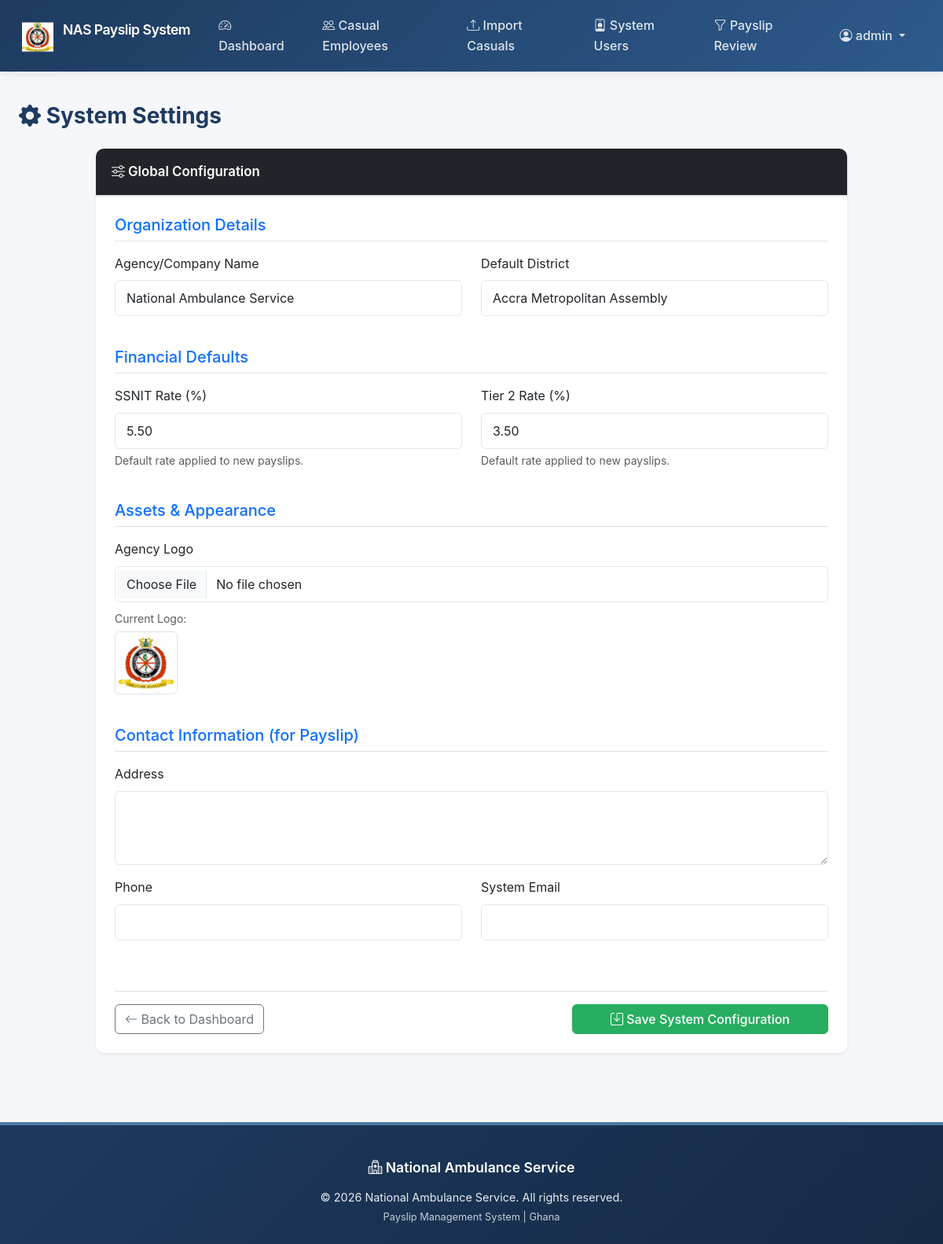
The page /settings/ (signed in) on the database its author committed.
### accounts/models.py (models this page shows, shortened)
class CustomUser(AbstractUser):
    ROLE_CHOICES = [
        ('admin', 'Admin'),
        ('staff', 'Staff'),
        ('hr_admin', 'HR Admin'),
        ('finance', 'Finance'),
    ]
    role = models.CharField(
        max_length=15,
        choices=ROLE_CHOICES,
        blank=True,
        null=True,
        help_text="Legacy role field - will be deprecated"
    )
    role_config = models.ForeignKey(
        'core_config.UserRole',
        on_delete=models.PROTECT,
        related_name='users',
        null=True,
        blank=True,
        verbose_name="Role (Dynamic)",
        help_text="User's role in the system (dynamic configuration)"
    )
    staff_id = models.CharField(
        max_length=50,
        blank=True,
        null=True,
        help_text="System User ID (distinct from Casual Employee Staff ID)"
    )
    department = models.CharField(max_length=100, blank=True, verbose_name="Department", help_text="Department this system user belongs to")
    unit = models.CharField(max_length=100, blank=True, verbose_name="Unit", help_text="Organizational unit")
    grade = models.CharField(max_length=50, blank=True, verbose_name="Grade", help_text="System user grade level")
    level = models.CharField(max_length=50, blank=True, verbose_name="Level", help_text="System user level")
    must_change_password = models.BooleanField(
        default=False,
        help_text="If True, user will be prompted to change password on login"
    )
    def get_role_code(self):
        if self.role_config:
            return self.role_config.code
        return self.role
    def is_admin(self):
        return self.get_role_code() == 'admin'
    def is_hr_admin(self):
        return self.get_role_code() == 'hr_admin'
    def is_finance(self):
        return self.get_role_code() == 'finance'

### payroll/models.py (models this page shows, shortened)
class SystemConfiguration(models.Model):
    agency_name = models.CharField(max_length=200, default="National Ambulance Service")
    default_district = models.CharField(max_length=200, default="Accra Metropolitan Assembly")
    ssnit_rate = models.DecimalField(max_digits=5, decimal_places=2, default=5.5, help_text="Default SSNIT Rate (%)")
    tier2_rate = models.DecimalField(max_digits=5, decimal_places=2, default=3.5, help_text="Default Tier 2 Rate (%)")
    agency_logo = models.ImageField(upload_to='agency_logos/', null=True, blank=True)
    address = models.TextField(blank=True)
    phone = models.CharField(max_length=50, blank=True)
    email = models.EmailField(blank=True)
    class Meta:
        verbose_name = "System Configuration"
        verbose_name_plural = "System Configuration"
    @classmethod
    def get_settings(cls):
        obj, created = cls.objects.get_or_create(id=1)
        return obj

### payroll/views.py (the view)
# urls.py: path('settings/', views.system_settings, name='system_settings'),
@admin_required
def system_settings(request):
    config = SystemConfiguration.get_settings()
    if request.method == 'POST':
        form = SystemConfigurationForm(request.POST, request.FILES, instance=config)
        if form.is_valid():
            form.save()
            messages.success(request, "System settings updated successfully.")
            return redirect('payroll:system_settings')
    else:
        form = SystemConfigurationForm(instance=config)
    return render(request, 'payroll/system_settings.html', {'form': form, 'config': config})

### payroll/forms.py
class SystemConfigurationForm(forms.ModelForm):
    class Meta:
        model = SystemConfiguration
        fields = [
            'agency_name', 'default_district', 'ssnit_rate', 'tier2_rate',
            'agency_logo', 'address', 'phone', 'email'
        ]
        widgets = {
            'agency_name': forms.TextInput(attrs={'class': 'form-control'}),
            'default_district': forms.TextInput(attrs={'class': 'form-control'}),
            'ssnit_rate': forms.NumberInput(attrs={'class': 'form-control', 'step': '0.1'}),
            'tier2_rate': forms.NumberInput(attrs={'class': 'form-control', 'step': '0.1'}),
            'agency_logo': forms.FileInput(attrs={'class': 'form-control'}),
            'address': forms.Textarea(attrs={'class': 'form-control', 'rows': 3}),
            'phone': forms.TextInput(attrs={'class': 'form-control'}),
            'email': forms.EmailInput(attrs={'class': 'form-control'}),
        }

### payroll/templates/payroll/system_settings.html (shortened to what this page needs)
{% extends 'accounts/base.html' %}
{% block content %}
<div class="row">
    <div class="col-12">
        <h2 class="mb-4"><i class="bi bi-gear-fill"></i> System Settings</h2>
    </div>
</div>
<div class="row">
    <div class="col-md-10 offset-md-1">
        <div class="card shadow-sm border-0">
            <div class="card-header bg-dark text-white">
                <i class="bi bi-sliders"></i> Global Configuration
            </div>
            <div class="card-body p-4">
                <form method="post" enctype="multipart/form-data">
                    <h5 class="text-primary border-bottom pb-2 mb-3">Organization Details</h5>
                    <div class="row mb-4">
                        <div class="col-md-6 mb-3">
                            <label class="form-label" for="{{ form.agency_name.id_for_label }}">Agency/Company
                                Name</label>
                            {{ form.agency_name }}
                        </div>
                        <div class="col-md-6 mb-3">
                            <label class="form-label" for="{{ form.default_district.id_for_label }}">Default
                                District</label>
                            {{ form.default_district }}
                        </div>
                    </div>
                    <h5 class="text-primary border-bottom pb-2 mb-3">Financial Defaults</h5>
                    <div class="row mb-4">
                        <div class="col-md-6 mb-3">
                            <label class="form-label" for="{{ form.ssnit_rate.id_for_label }}">SSNIT Rate (%)</label>
                            {{ form.ssnit_rate }}
                            <div class="form-text">Default rate applied to new payslips.</div>
                        </div>
                        <div class="col-md-6 mb-3">
                            <label class="form-label" for="{{ form.tier2_rate.id_for_label }}">Tier 2 Rate (%)</label>
                            {{ form.tier2_rate }}
                            <div class="form-text">Default rate applied to new payslips.</div>
                        </div>
                    </div>
                    <h5 class="text-primary border-bottom pb-2 mb-3">Assets & Appearance</h5>
                    <div class="row mb-4">
                        <div class="col-md-12 mb-3">
                            <label class="form-label" for="{{ form.agency_logo.id_for_label }}">Agency Logo</label>
                            {{ form.agency_logo }}
                            {% if config.agency_logo %}
                            <div class="mt-2">
                                <span class="text-muted small">Current Logo:</span><br>
                                <img src="{{ config.agency_logo.url }}" alt="Logo" style="max-height: 80px;"
                                    class="mt-1 border p-1 rounded">
                            </div>
                            {% endif %}
                        </div>
                    </div>
                    <h5 class="text-primary border-bottom pb-2 mb-3">Contact Information (for Payslip)</h5>
                    <div class="row mb-4">
                        <div class="col-md-12 mb-3">
                            <label class="form-label" for="{{ form.address.id_for_label }}">Address</label>
                            {{ form.address }}
                        </div>
                        <div class="col-md-6 mb-3">
                            <label class="form-label" for="{{ form.phone.id_for_label }}">Phone</label>
                            {{ form.phone }}
                        </div>
                        <div class="col-md-6 mb-3">
                            <label class="form-label" for="{{ form.email.id_for_label }}">System Email</label>
                            {{ form.email }}
                        </div>
                    </div>
                    <div class="d-flex justify-content-between mt-5 pt-3 border-top">
                        <a href="{% url 'accounts:dashboard' %}" class="btn btn-outline-secondary">
                            <i class="bi bi-arrow-left"></i> Back to Dashboard
                        </a>
                        <button type="submit" class="btn btn-success px-5">
                            <i class="bi bi-save"></i> Save System Configuration
                        </button>
                    </div>
                </form>
            </div>
        </div>
    </div>
</div>
{% endblock %}

### accounts/templates/accounts/base.html (shortened to what this page needs)
{% load static %}
<!DOCTYPE html>
<html lang="en">
<head>
    <link href="{% static 'vendor/bootstrap/css/bootstrap.min.css' %}" rel="stylesheet">
    <link rel="stylesheet" href="{% static 'vendor/bootstrap-icons/font/bootstrap-icons.css' %}">
    <link rel="stylesheet" href="{% static 'accounts/css/style.css' %}">
</head>
<body>
    <nav class="navbar navbar-expand-lg navbar-dark">
        <div class="container-fluid">
            <a class="navbar-brand" href="{% url 'accounts:dashboard' %}">
                <img src="{% static 'images/logo.png' %}" alt="NAS Logo" height="40"
                    class="d-inline-block align-text-top me-2">
                NAS Payslip System
            </a>
            <div class="collapse navbar-collapse" id="navbarNav">
                {% if user.is_authenticated %}
                <ul class="navbar-nav me-auto">
                    <li class="nav-item">
                        <a class="nav-link" href="{% url 'accounts:dashboard' %}">
                            <i class="bi bi-speedometer2"></i> Dashboard
                        </a>
                    </li>
                    {% if user.is_admin or user.is_hr_admin or user.is_finance %}
                    <li class="nav-item">
                        <a class="nav-link" href="{% url 'staff:employee_list' %}">
                            <i class="bi bi-people"></i> Casual Employees
                        </a>
                    </li>
                    {% endif %}
                    {% if user.is_admin or user.is_hr_admin %}
                    <li class="nav-item">
                        <a class="nav-link" href="{% url 'staff:import_employees' %}">
                            <i class="bi bi-upload"></i> Import Casuals
                        </a>
                    </li>
                    {% endif %}
                    {% if user.is_admin %}
                    <li class="nav-item">
                        <a class="nav-link" href="{% url 'accounts:user_list' %}">
                            <i class="bi bi-person-badge"></i> System Users
                        </a>
                    </li>
                    <li class="nav-item">
                        <a class="nav-link" href="{% url 'payroll:payslip_approve_list' %}">
                            <i class="bi bi-funnel"></i> Payslip Review
                        </a>
                    </li>
                    {% endif %}
                </ul>
                <ul class="navbar-nav">
                    <li class="nav-item dropdown">
                        <a class="nav-link dropdown-toggle" href="#" id="navbarDropdown" role="button"
                            data-bs-toggle="dropdown">
                            <i class="bi bi-person-circle"></i> {{ user.get_full_name|default:user.username }}
                        </a>
                    </li>
                </ul>
                {% endif %}
            </div>
        </div>
    </nav>
    <div class="content-wrapper">
        {% block content %}{% endblock %}
    </div>
    <footer>
        <div class="container text-center">
            <div class="footer-brand">
                <i class="bi bi-hospital"></i> National Ambulance Service
            </div>
            <p class="footer-copyright">© 2026 National Ambulance Service. All rights reserved.</p>
            <p class="footer-rights mb-0">Payslip Management System | Ghana</p>
        </div>
    </footer>
</body>
</html>

### static/accounts/css/style.css (style rules this page uses)
:root { --primary-navy: #1e3a5f; --secondary-navy: #2d5a8c; --accent-blue: #4a7ba7; --light-gray: #f5f7fa; --border-gray: #e1e8ed; --text-dark: #2c3e50; --text-muted: #6c757d; --success-green: #27ae60; --warning-amber: #f39c12; --danger-red: #c0392b; }
body { background-color: var(--light-gray); font-family: 'Inter', 'Segoe UI', -apple-system, BlinkMacSystemFont, sans-serif; color: var(--text-dark); line-height: 1.6; }
.navbar { background: linear-gradient(135deg, var(--primary-navy) 0%, var(--secondary-navy) 100%) !important; box-shadow: 0 2px 12px rgba(0, 0, 0, .1); padding: 0.75rem 1rem; }
.navbar-brand { font-weight: 600; color: white !important; font-size: 1.1rem; letter-spacing: -0.5px; }
.nav-link { color: rgba(255, 255, 255, .85) !important; font-weight: 500; transition: all 0.3s ease; padding: 0.5rem 1rem !important; border-radius: 6px; margin: 0 0.25rem; }
.content-wrapper { max-width: 1400px; margin: 2.5rem auto; padding: 0 1.5rem; min-height: calc(100vh - 300px); }
h2 { color: var(--primary-navy); font-weight: 700; margin-bottom: 1.5rem; font-size: 1.75rem; }
.card { border: 1px solid var(--border-gray); box-shadow: 0 2px 8px rgba(0, 0, 0, .06); margin-bottom: 1.5rem; border-radius: 10px; overflow: hidden; transition: box-shadow 0.3s ease; }
.card-header { background-color: #ffffff; color: var(--primary-navy); font-weight: 600; font-size: 1.05rem; padding: 1rem 1.25rem; border-bottom: 2px solid var(--border-gray); }
.card-body { background-color: white; }
.btn-success { background-color: var(--success-green); border-color: var(--success-green); font-weight: 500; border-radius: 6px; }
.form-control { border: 1px solid var(--border-gray); border-radius: 6px; padding: 0.625rem 0.875rem; transition: all 0.3s ease; }
footer { background: linear-gradient(135deg, var(--primary-navy) 0%, #152a45 100%); color: white; padding: 2.5rem 0 1.5rem 0; margin-top: 4rem; border-top: 4px solid var(--accent-blue); }
footer .footer-brand { font-size: 1.1rem; font-weight: 600; margin-bottom: 0.75rem; color: white; }
footer .footer-copyright { font-size: 0.9rem; opacity: 0.9; margin-bottom: 0.25rem; }
footer .footer-rights { font-size: 0.8rem; opacity: 0.75; }

### rows shown on the page
CustomUser: get_full_name "admin"
SystemConfiguration: agency_name "National Ambulance Service", default_district "Accra Metropolitan Assembly", ssnit_rate "5.50", tier2_rate "3.50", agency_logo (picture)
